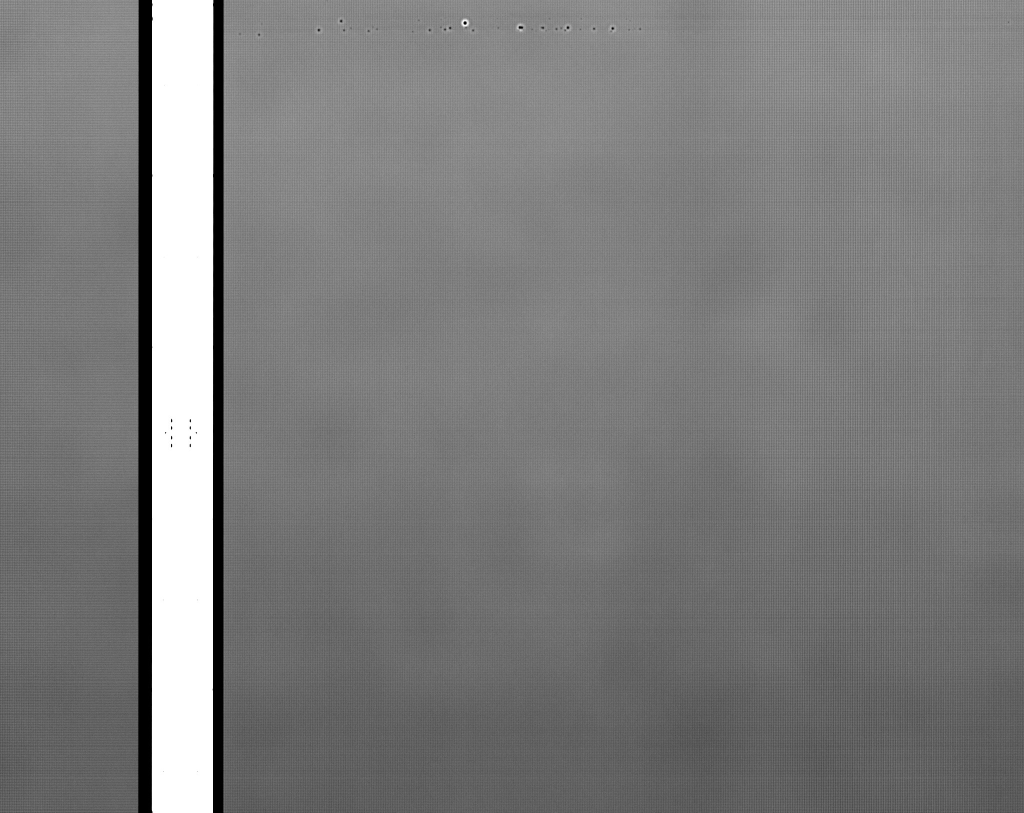
#> input picture test_img/blackspot/TD86Q1805G6_003_2.jpg, 2048 x 1625 px, found by its file name (shown at 1/2 size)
$ jupyter execute --allow-errors testing_anything.ipynb
#> lines starting #> are read from the running program, lines starting #| are printed output that depends on the picture; after the words box and inside, x2 and y2 are one past the last pixel; in counts of white or black regions, pixels touching at a corner belong together
[cell 1]
# find the white spot and draw
import cv2
import matplotlib.pyplot as plt

img = cv2.imread('/home2/mura/daniel/cf_mura_rmeg_minarea_100/0.01_10/fin_res/TD86Q1805G6_003_2.jpg')
#> img is the input picture: shape (1625, 2048, 3); min 0, max 255, mean 123.8

blur = cv2.medianBlur(img, 5)

gray = cv2.cvtColor(blur, cv2.COLOR_BGR2GRAY)

thresh_for_white_dots = cv2.threshold(gray,200,255, cv2.THRESH_BINARY)[1]
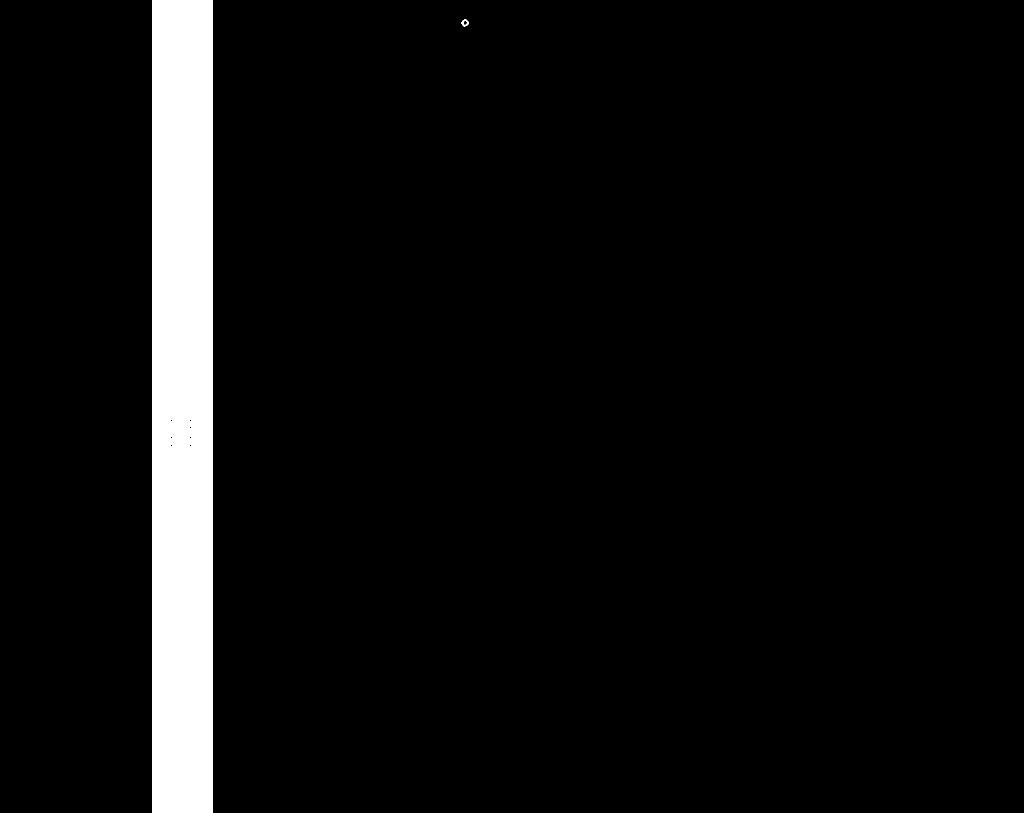
#> thresh_for_white_dots: shape (1625, 2048) (shown at 1/2 size); 6% white; 2 white regions

cnts_for_white_dots = cv2.findContours(thresh_for_white_dots, cv2.RETR_EXTERNAL, cv2.CHAIN_APPROX_SIMPLE)
#> cnts_for_white_dots = 2 contours; box (x1, y1, x2, y2) and area: (304, 0, 426, 1625) 196474, (923, 39, 937, 53) 131

cnts_for_white_dots = cnts_for_white_dots[0] if len(cnts_for_white_dots) == 2 else cnts_for_white_dots[1]

min_area = 1

for c in cnts_for_white_dots:
   area = cv2.contourArea(c)
   print(c[0])
#> this loop made 2 passes
#> area on passes 1 to 2: 131, 196473.5
#| [[928  39]]
#| [[304   0]]

#    if area > min_area:
#       cv2.rectangle(img, (c[0], c[1]), (c[0]+10, c[1]+10), (0, 0, 255), 2)


plt.imshow(img)


$ run again, with test_img/blackspot/TD7BM58000A_001_2.jpg copied over test_img/blackspot/TD86Q1805G6_003_2.jpg
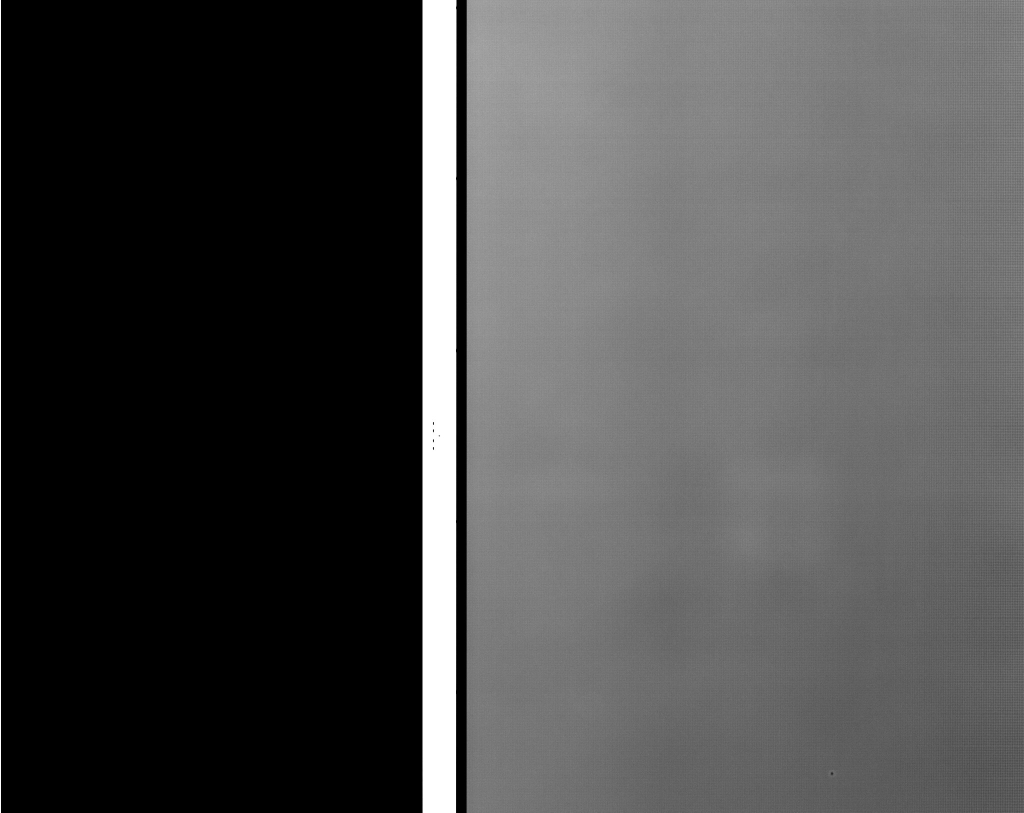
#> input picture test_img/blackspot/TD7BM58000A_001_2.jpg, 2048 x 1625 px, found by its file name (shown at 1/2 size)
#> img is the input picture: shape (1625, 2048, 3); min 0, max 255, mean 73.6
#> `thresh_for_white_dots = cv2.threshold(gray,200,255, cv2.THRESH_BINARY)..`:
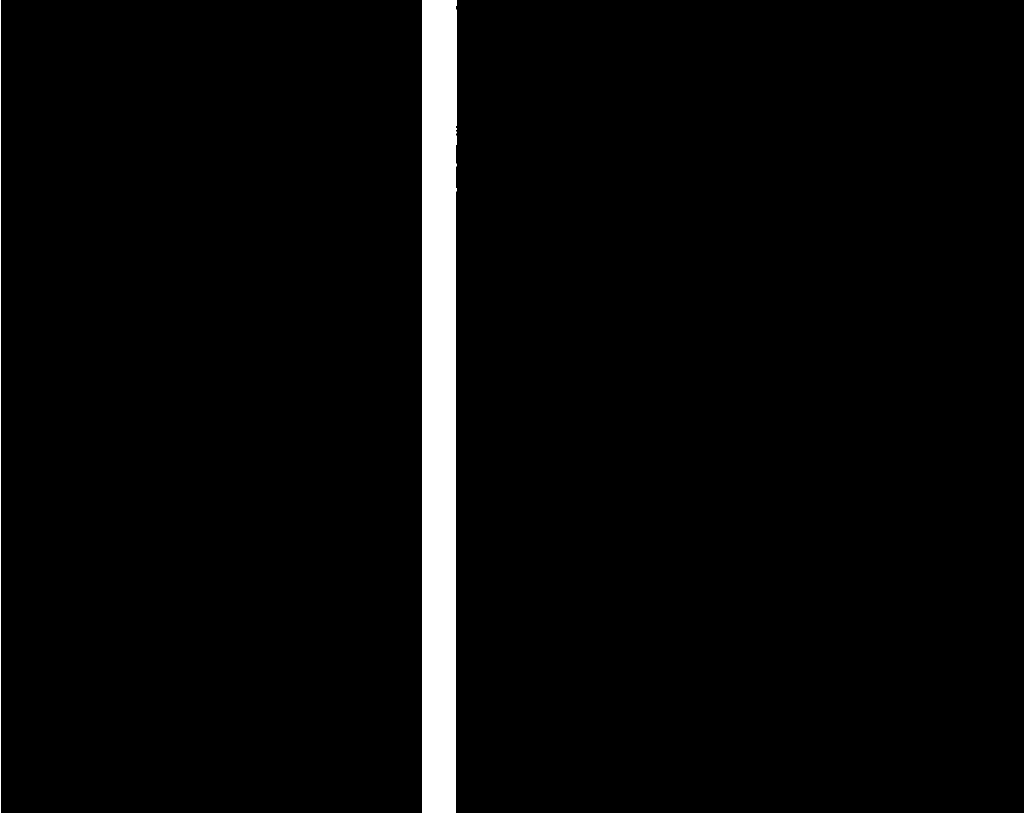
#> thresh_for_white_dots: shape (1625, 2048) (shown at 1/2 size); 3.4% white; 2 white regions
#> cnts_for_white_dots = 2 contours; box (x1, y1, x2, y2) and area: (845, 0, 913, 1625) 107468, (0, 0, 2, 1625) 1624
#> the loop `for c in cnts_for_white_dots:` made 2 passes
#> area on pass 1: 107468.5
#> (printed output is left out)

$ run again, with test_img/blackspot/TD85Q182FUB_004_1.jpg copied over test_img/blackspot/TD86Q1805G6_003_2.jpg
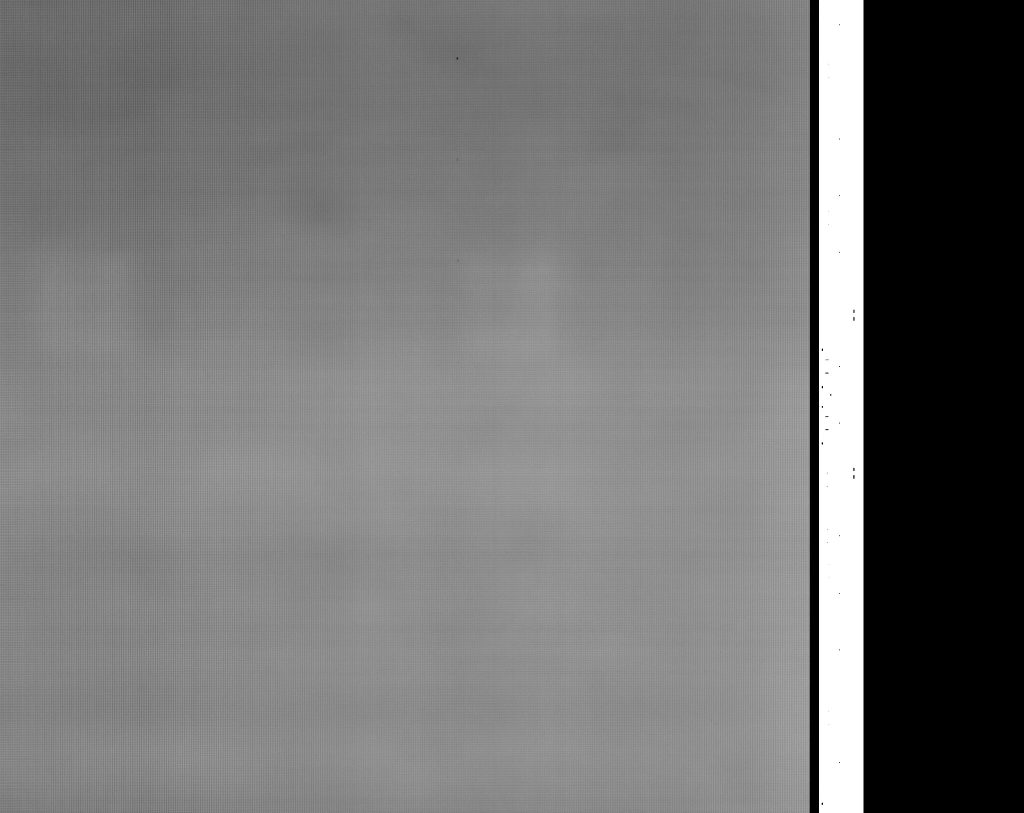
#> input picture test_img/blackspot/TD85Q182FUB_004_1.jpg, 2048 x 1625 px, found by its file name (shown at 1/2 size)
#> img is the input picture: shape (1625, 2048, 3); min 0, max 255, mean 115.8
#> `thresh_for_white_dots = cv2.threshold(gray,200,255, cv2.THRESH_BINARY)..`:
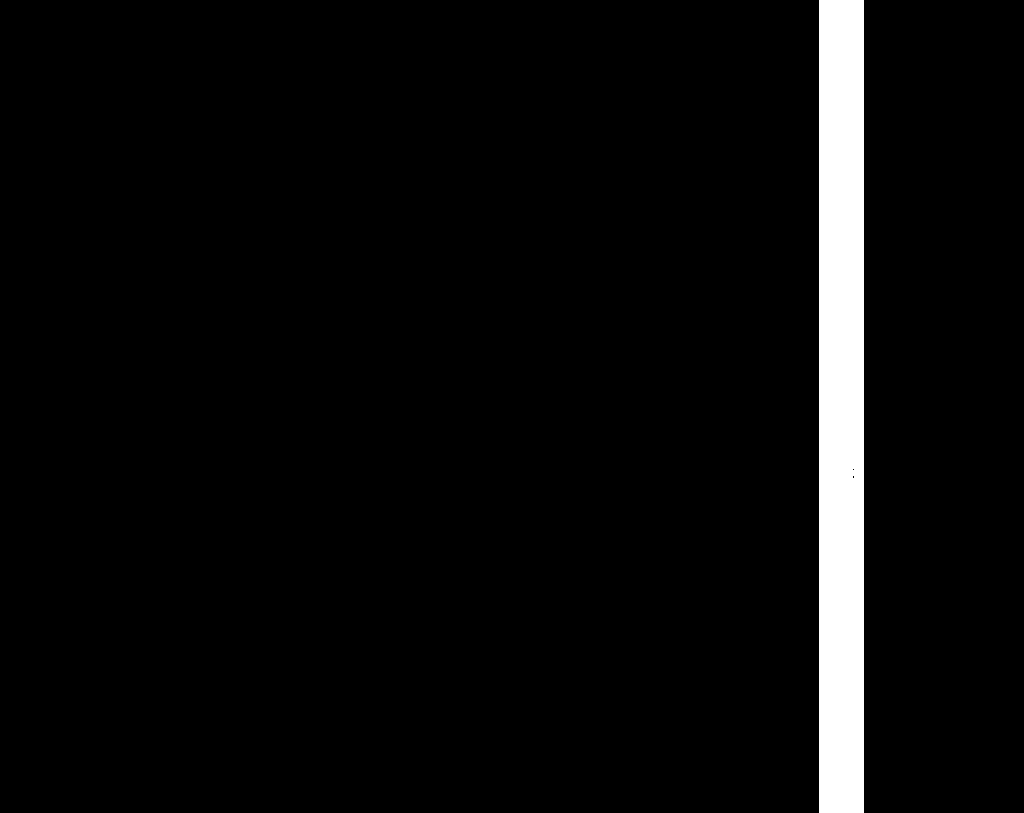
#> thresh_for_white_dots: shape (1625, 2048) (shown at 1/2 size); 4.3% white; 1 white region
#> `cnts_for_white_dots = cv2.findContours(thresh_for_white_dots, cv2.RETR..`: cnts_for_white_dots = 1 contour; box (x1, y1, x2, y2) and area: (1638, 0, 1727, 1625) 142912
#> `cnts_for_white_dots = cnts_for_white_dots[0] if len(cnts_for_white_dot..`: cnts_for_white_dots = [[[1638, 0], [1638, 1624], [1726, 1624], [1726, 0]]]
#> the loop `for c in cnts_for_white_dots:` made 1 pass
#> (c, area) on pass 1: ([[1638, 0], [1638, 1624], [1726, 1624], [1726, 0]], 142912)
#> (printed output is left out)

$ run again, with test_img/blackspot/TD86Q1803R0_002_3.jpg copied over test_img/blackspot/TD86Q1805G6_003_2.jpg
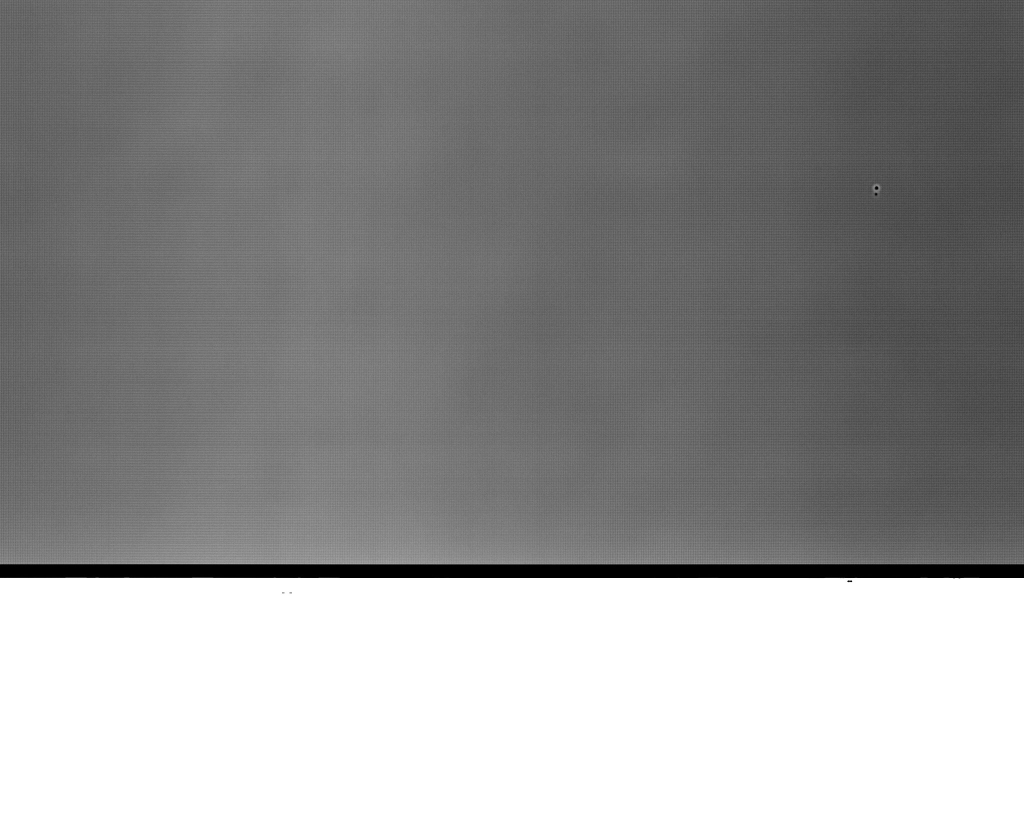
#> input picture test_img/blackspot/TD86Q1803R0_002_3.jpg, 2048 x 1625 px, found by its file name (shown at 1/2 size)
#> img is the input picture: shape (1625, 2048, 3); min 0, max 255, mean 146.9
#> `thresh_for_white_dots = cv2.threshold(gray,200,255, cv2.THRESH_BINARY)..`:
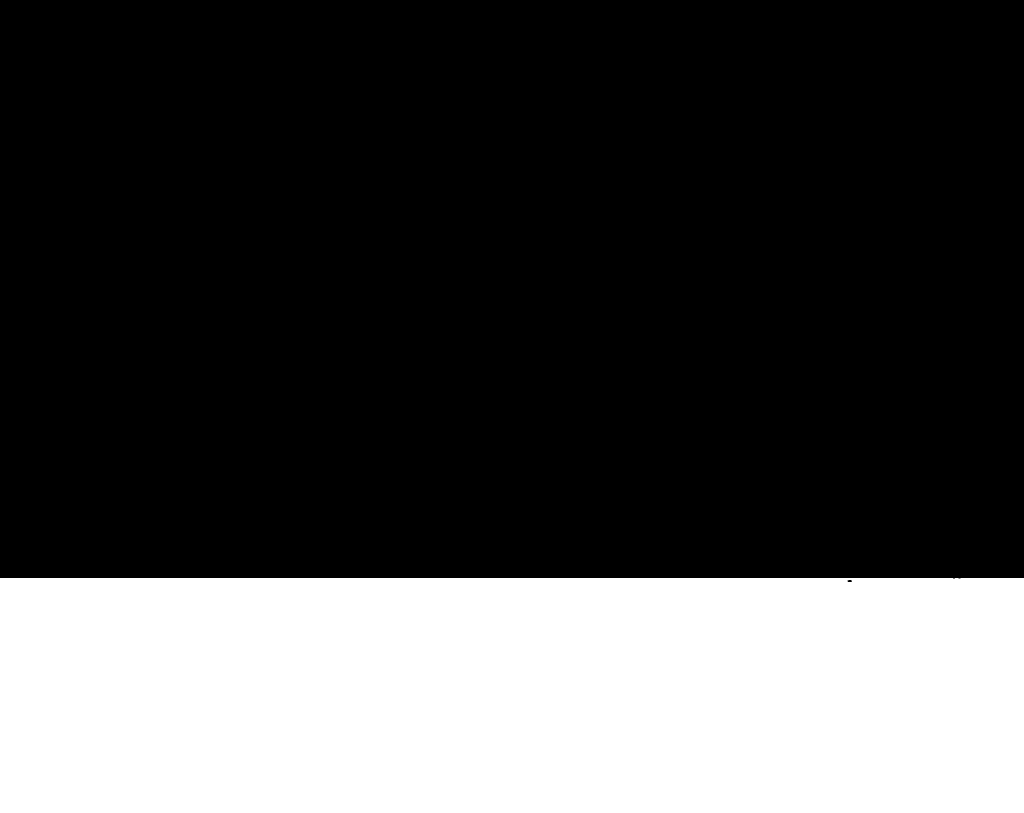
#> thresh_for_white_dots: shape (1625, 2048) (shown at 1/2 size); 28.9% white; 1 white region
#> cnts_for_white_dots = 1 contour; box (x1, y1, x2, y2) and area: (0, 1156, 2048, 1625) 957988
#> the loop `for c in cnts_for_white_dots:` made 1 pass
#> area on pass 1: 957988
#> (printed output is left out)
